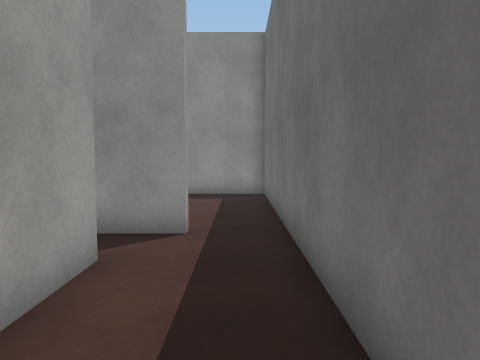
[1] (above)

20 first-person views from a walk through a scene from a Unity 3-D project. The camera is 1.5 m above the floor, tilts 4° down and sees 70° across. The floor is counted in squares, 1 m on a side. Each view is taken from the middle of a square. On the plan, view 1 faces up. The plan holds only what a view shows up to about 16 squares ahead; the rest is blank. The place goes on beyond the plan. The player is left out. Surface patterns are stand-ins for the level's own textures.

[2]
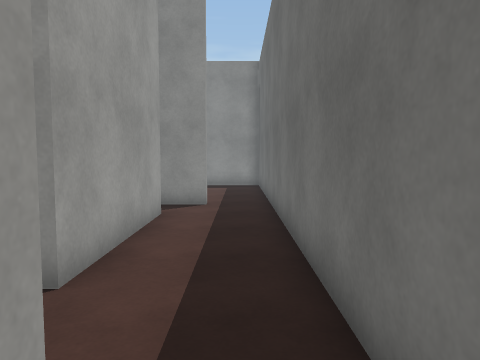

[3]
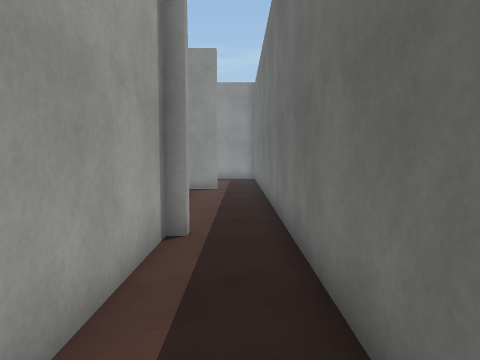

[4]
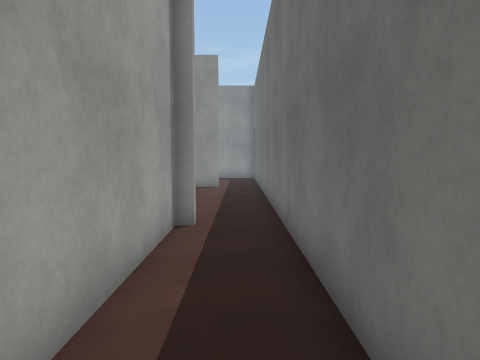

[5]
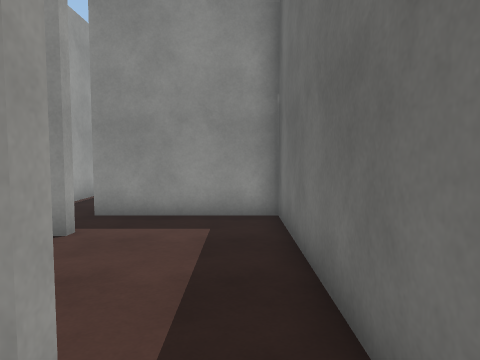

[6]
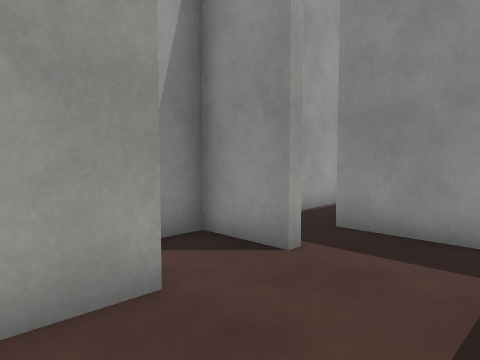

[7]
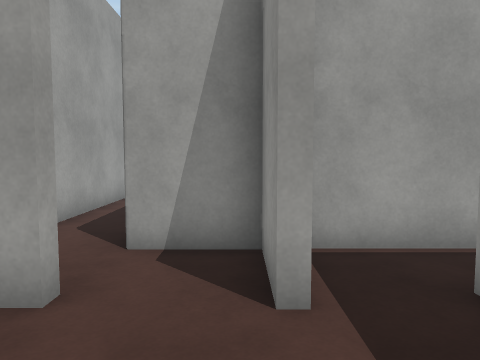

[8]
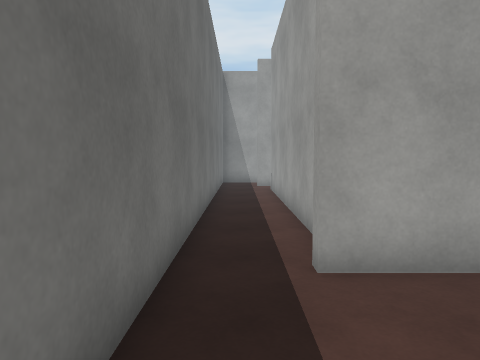

[9]
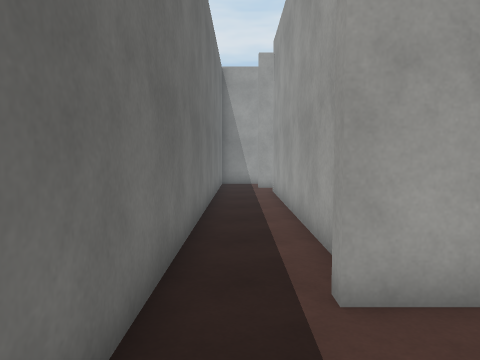

[10]
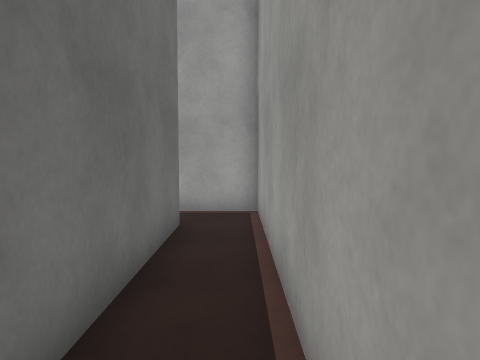

[11]
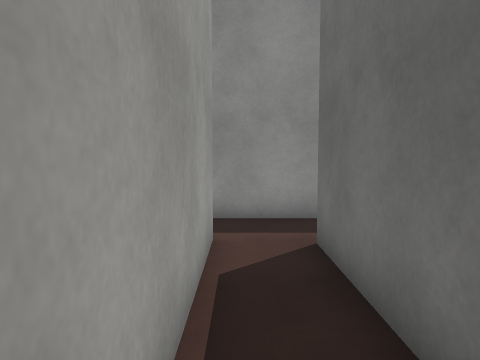

[12]
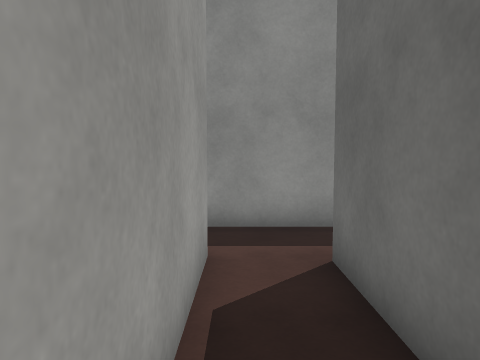

[13]
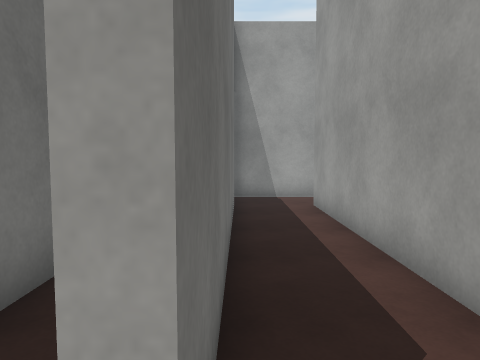

[14]
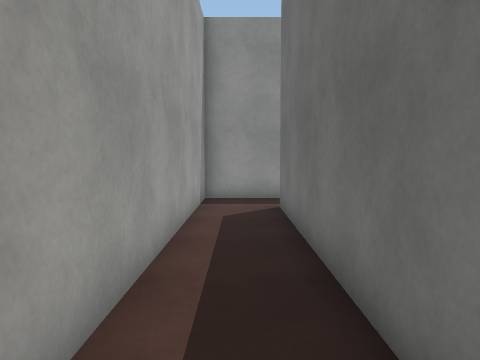

[15]
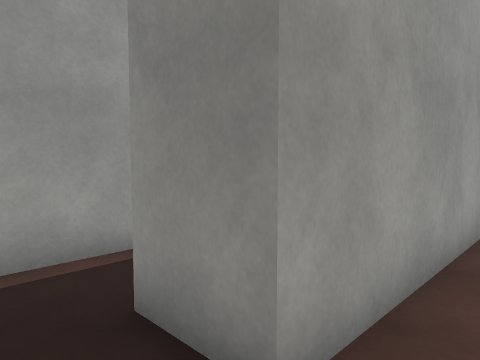

[16]
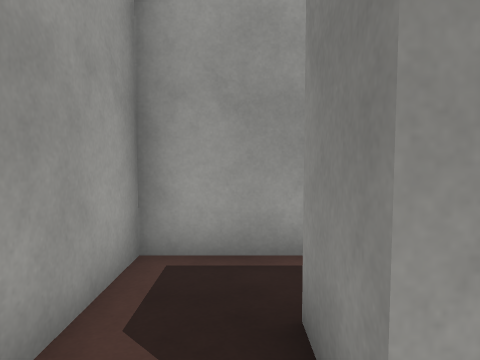

[17]
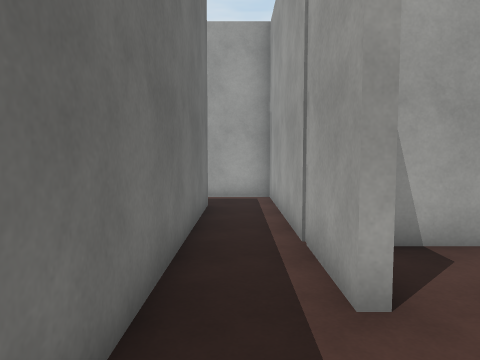

[18]
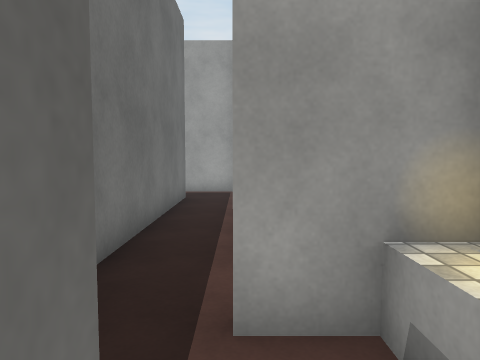

[19]
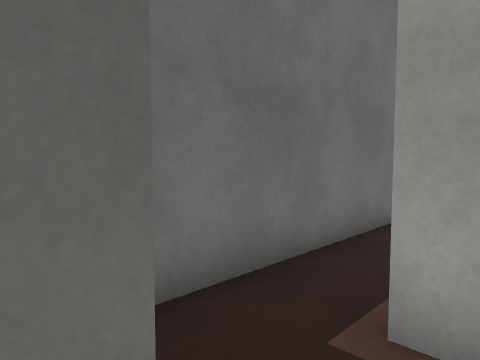

[20]
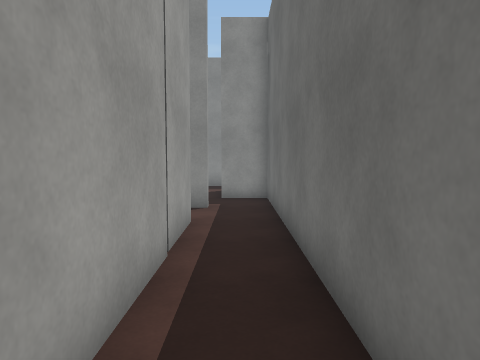

### Floor plan
Ten units are one square. View 1 is at (0, 0); x grows to the right and y downward. Boxes are objects, and circles mark ways between rooms. Rooms are numbered by the first view taken in them; rooms with no view inside come last. Other rooms are left out.
<svg viewBox="-150 -244 165 354">
<path fill="none" stroke="#000" d="M-20 -49 -20 2M-10 -66 -29 -66M-31 23 -10 23M10 25 10 -64M-10 23 -10 26 -14 26 -14 105M10 105 10 25M-37 -90 -33 -90 -33 -75M-33 -117 -33 -114 -45 -114M-10 -70 -10 -66M10 -64 10 -136 -37 -136M-55 -211 -55 -117 -33 -117M-37 -136 -37 -209M-30 -232 -54 -232M-58 -116 -58 -211 -55 -211M-104 -95 -57 -95M-54 -232 -83 -232 -83 -116 -100 -116M-140 -212 -119 -212M-100 -205 -100 -232 -117 -232 -117 -239M-100 -116 -100 -205M-121 -189 -121 -95 -104 -95M-45 -114 -55 -114 -55 -91"/>
<rect x="-145" y="-225" width="20" height="10" fill="#bbb"><title>block</title></rect>
<circle cx="0" cy="20" r="3" fill="#2a7"/>
<circle cx="-5" cy="-70" r="3" fill="#2a7"/>
<circle cx="-40" cy="-130" r="3" fill="#2a7"/>
<circle cx="-40" cy="-105" r="3" fill="#2a7"/>
<circle cx="-60" cy="-220" r="3" fill="#2a7"/>
<circle cx="-95" cy="-105" r="3" fill="#2a7"/>
<circle cx="-110" cy="-210" r="3" fill="#2a7"/>
<text x="-10" y="-20">1</text>
<text x="-10" y="60">2</text>
<text x="-20" y="-100">3</text>
<text x="-50" y="-180">4</text>
<text x="-80" y="-150">5</text>
<text x="-120" y="-230">6</text>
<text x="-110" y="-150">7</text>
<text x="-50" y="-100">8</text>
</svg>
Room 1 opens to room 2. Room 1 opens to room 3. Room 3 opens to room 4. Room 3 opens to room 8. Room 4 opens to room 5. Room 5 opens to room 7. Room 6 opens to room 7.

Where each view was taken, in squares from view 1:
view 1: 0 up, 0 right, facing up
view 2: 4 down, 0 right, facing up
view 3: 9 down, 0 right, facing up
view 4: 10 down, 0 right, facing up
view 5: 5 up, 0 right, facing up
view 6: 7 up, 0 right, facing up-left
view 7: 11 up, 0 right, facing left
view 8: 2 up, 0 right, facing down
view 9: 1 up, 0 right, facing down
view 10: 21 up, 5 left, facing down
view 11: 15 up, 5 left, facing up
view 12: 16 up, 5 left, facing up
view 13: 22 up, 6 left, facing down
view 14: 11 up, 7 left, facing up
view 15: 10 up, 7 left, facing up-left
view 16: 11 up, 7 left, facing left
view 17: 22 up, 11 left, facing down
view 18: 24 up, 12 left, facing down
view 19: 24 up, 13 left, facing down-right
view 20: 11 up, 11 left, facing up
